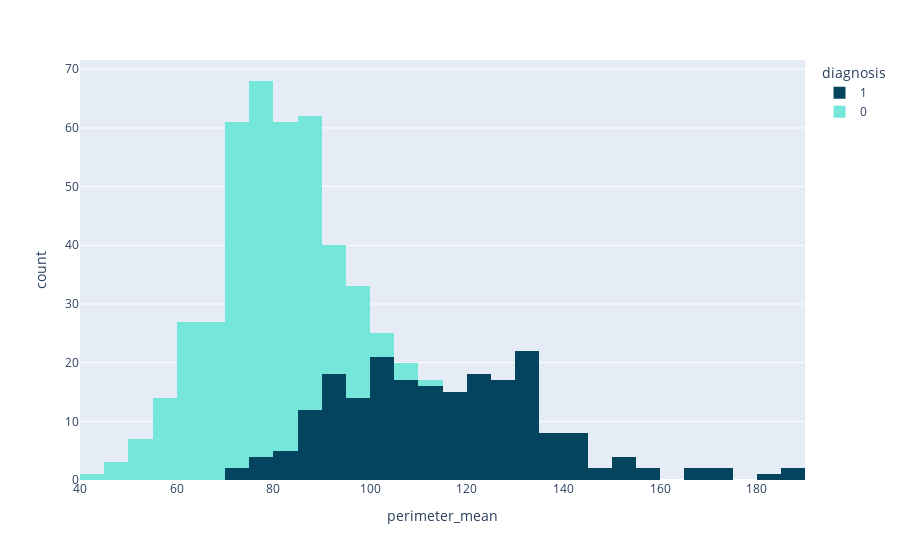

Here is the notebook cell this chart was saved with:
### Code cell
px.histogram(data_frame=df,x='perimeter_mean',color='diagnosis',color_discrete_sequence=['#05445E','#75E6DA'])

### Figure 1 — Plotly figure (JSON) as saved in the notebook; plotly's stock layout.template omitted (floating-point values rounded to 4 significant figures; data arrays with more than 128 entries replaced by an {"elided": "..."} marker saying what was removed)
{"data": [{"alignmentgroup": "True", "bingroup": "x", "hovertemplate": "diagnosis=1<br>perimeter_mean=%{x}<br>count=%{y}<extra></extra>", "legendgroup": "1", "marker": {"color": "#05445E", "pattern": {"shape": ""}}, "name": "1", "offsetgroup": "1", "orientation": "v", "showlegend": true, "type": "histogram", "x": {"elided": "212 float values"}, "xaxis": "x", "yaxis": "y"}, {"alignmentgroup": "True", "bingroup": "x", "hovertemplate": "diagnosis=0<br>perimeter_mean=%{x}<br>count=%{y}<extra></extra>", "legendgroup": "0", "marker": {"color": "#75E6DA", "pattern": {"shape": ""}}, "name": "0", "offsetgroup": "0", "orientation": "v", "showlegend": true, "type": "histogram", "x": {"elided": "357 float values"}, "xaxis": "x", "yaxis": "y"}], "layout": {"barmode": "relative", "legend": {"title": {"text": "diagnosis"}, "tracegroupgap": 0}, "margin": {"t": 60}, "xaxis": {"anchor": "y", "domain": [0, 1], "title": {"text": "perimeter_mean"}}, "yaxis": {"anchor": "x", "domain": [0, 1], "title": {"text": "count"}}}}
